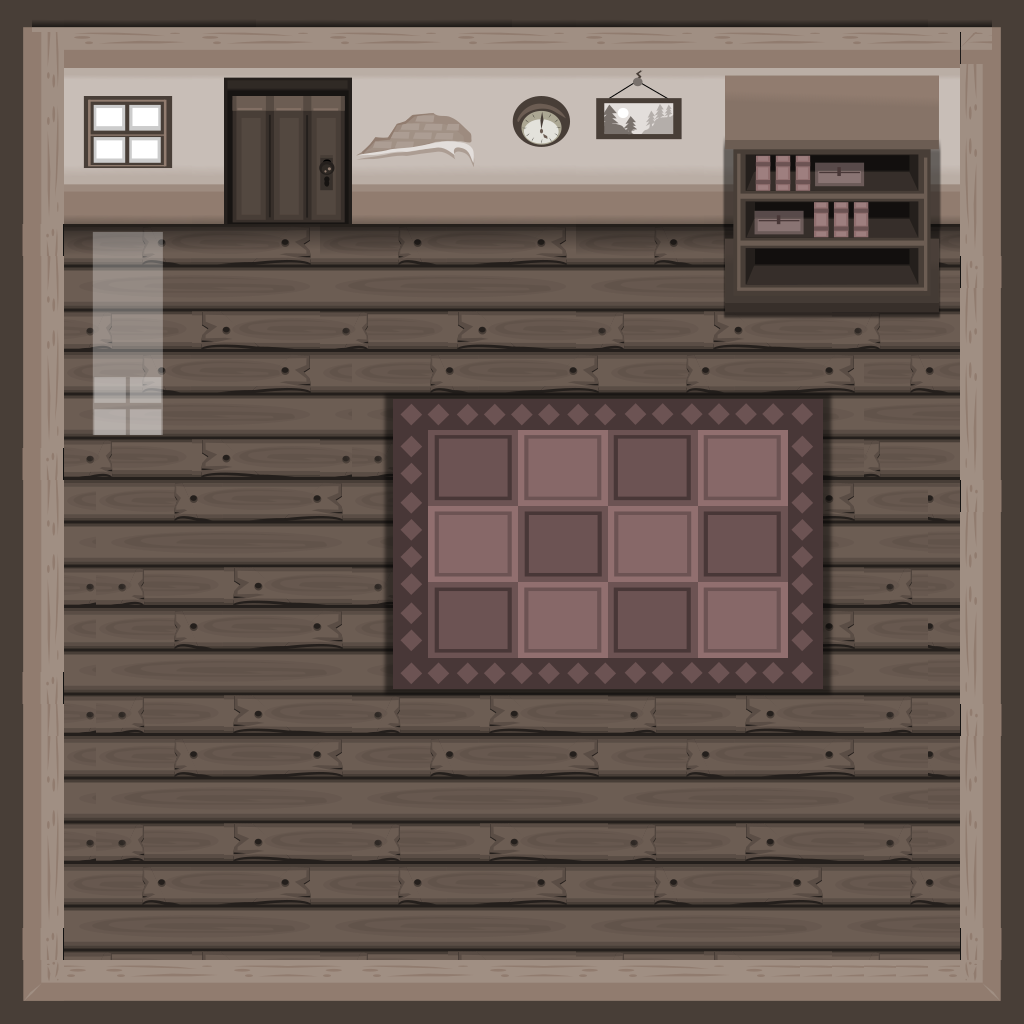

A 2D game scene composited from a Tiled map and its tileset images. What follows is a short description and the map's XML, with each tile layer's data collapsed to a summary:
An orthogonal 32x32 tile map with 32x32 px tiles, 2 tile layers (Слой тайлов 1, Слой тайлов 2) and 7 objects (location 1 street).

<map version="1.0" tiledversion="1.0.3" orientation="orthogonal" renderorder="right-down" width="32" height="32" tilewidth="32" tileheight="32" nextobjectid="9">
 <tileset firstgid="1" source="tileset_home.tsx" />
 <layer name="Слой тайлов 1" width="32" height="32">
  <data>[1024 cells, 1024 non-empty, 151 distinct tile ids]</data>
 </layer>
 <layer name="Слой тайлов 2" width="32" height="32">
  <data>[1024 cells, 703 non-empty, 353 distinct tile ids]</data>
 </layer>
 <objectgroup name="walls">
  <object id="1" x="0" y="960" width="1024" height="64" />
  <object id="2" x="960" y="0" width="64" height="960" />
  <object id="3" x="0" y="0" width="960" height="224" />
  <object id="4" x="0" y="224" width="64" height="736" />
  <object id="5" x="725" y="224" width="235" height="96" />
 </objectgroup>
 <objectgroup name="location">
  <object id="6" name="location 1 street" x="224" y="224" width="128" height="64" />
 </objectgroup>
 <objectgroup name="player">
  <object id="7" x="864" y="352" width="32" height="32" />
 </objectgroup>
</map>
